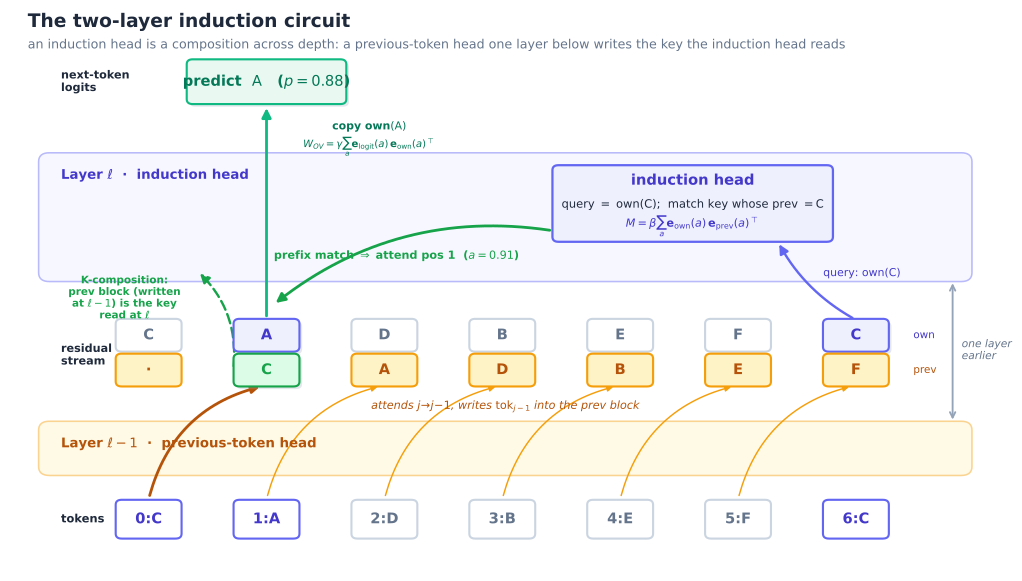

Reproduce this figure in Python.
"""The two-layer induction circuit: K-composition across depth (Appendix A, A.9).

A structural schematic (no randomness in the layout), with the attention weight
and prediction annotated from the SAME hand-built head as Figure A.7 so the
numbers are real, not illustrative.

The point the figure makes is what "one layer earlier" means in A.9: an induction
head is a TWO-LAYER circuit and cannot run in a single block.

  * Layer L-1  ·  previous-token head.  At each position j it attends to j-1 and
    writes the predecessor token tok_{j-1} into position j's residual stream --
    the "prev" block.  (This is the block the A.9 construction ASSUMES is already
    present in x_j.)
  * Residual stream.  After layer L-1 each position carries [ own(tok_j) |
    prev(tok_{j-1}) ].
  * Layer L  ·  induction head.  At the trigger (the 2nd 'C') it forms a query
    from its OWN token (C) and, via the QK circuit M, matches the key whose PREV
    block equals C -- that is position 1, whose predecessor is the FIRST 'C'.  It
    attends there and the OV circuit W_OV copies that position's OWN token (A)
    into the next-token logits.

The arrow from the prev block (written at L-1) into the induction head's key (read
at L) is the K-composition the caption names.

Deterministic.  Outputs:
  qkv-induction-two-layer.svg
  qkv-induction-two-layer.json
"""
import json
import pathlib

import numpy as np
import matplotlib
matplotlib.use("Agg")
import matplotlib.pyplot as plt
import matplotlib.patheffects as pe
from matplotlib.patches import FancyBboxPatch, FancyArrowPatch

HERE = pathlib.Path(__file__).resolve().parent
np.seterr(divide="ignore", over="ignore", invalid="ignore")

# --------------------------------------------------------------------------
# The hand-built head (same construction as qkv-induction-head.py / Fig A.7),
# run here so the annotated weight and prediction are computed, not asserted.
# --------------------------------------------------------------------------
vocab = ["A", "B", "C", "D", "E", "F"]
V = len(vocab)
tokens = [2, 0, 3, 1, 4, 5, 2]          # C A D B E F C   (trigger = 2nd C at pos 6)
toks = [vocab[t] for t in tokens]
Tlen = len(tokens)
trigger_pos = 6
first_C = tokens.index(2)                # 0
answer_pos = first_C + 1                 # 1  -> 'A'
answer_tok = vocab[tokens[answer_pos]]

eye = np.eye(V)
def feature(j):
    own = eye[tokens[j]]
    prev = eye[tokens[j - 1]] if j > 0 else np.zeros(V)
    return np.concatenate([own, prev])
Xr = np.stack([feature(j) for j in range(Tlen)])
own_blk = np.concatenate([np.eye(V), np.zeros((V, V))], axis=1)
prev_blk = np.concatenate([np.zeros((V, V)), np.eye(V)], axis=1)
beta, gamma = 10.0, 4.0
M = beta * (own_blk.T @ prev_blk)
W_OV = gamma * (own_blk.T @ np.eye(V))
dk = V
scores = (Xr @ M @ Xr.T) / np.sqrt(dk)
mask = np.tril(np.ones((Tlen, Tlen), dtype=bool))
scores = np.where(mask, scores, -np.inf)
scores = scores - np.nanmax(scores, axis=1, keepdims=True)
A = np.exp(scores); A /= A.sum(axis=1, keepdims=True)
attn_row = A[trigger_pos]
logits = attn_row @ Xr @ W_OV
probs = np.exp(logits - logits.max()); probs /= probs.sum()
match_pos = int(attn_row.argmax())
match_w = float(attn_row.max())
pred_tok = vocab[int(probs.argmax())]
pred_p = float(probs.max())

data = {
    "vocab": vocab, "tokens": tokens, "token_str": toks,
    "trigger_pos": trigger_pos, "first_occurrence_pos": first_C,
    "matched_pos": match_pos, "match_weight": match_w,
    "predicted_tok": pred_tok, "predicted_prob": pred_p, "answer_tok": answer_tok,
    "beta": beta, "gamma": gamma,
    "circuits": {"M": "beta * sum_a e_own(a) e_prev(a)^T (QK)",
                 "W_OV": "gamma * sum_a e_logit(a) e_own(a)^T (OV)"},
    "note": "two-layer: prev block written by a previous-token head at layer L-1; "
            "induction head reads it at layer L (K-composition).",
}
with open(HERE / "qkv-induction-two-layer.json", "w") as f:
    json.dump(data, f, indent=1)

# =============================== STYLE =====================================
BG    = "#fbfcfe"
INK   = "#1e293b"; MUTE = "#64748b"; FAINT = "#94a3b8"
QK_F  = "#eef0fe"; QK_E = "#6366f1"; QK_D = "#4338ca"      # indigo: QK / match / own
OV_F  = "#e9f9f1"; OV_E = "#10b981"; OV_D = "#047857"      # emerald: OV / copy
PV_F  = "#fef3c7"; PV_E = "#f59e0b"; PV_D = "#b45309"      # amber: prev block / layer L-1
HL    = "#16a34a"                                          # green: the match / answer
DIM_E = "#cbd5e1"

xs = [2.3 + i * 1.95 for i in range(Tlen)]                 # position x-centres


def cell(ax, cx, cy, w, h, text, fc, ec, *, tc=INK, fs=12, lw=1.6, bold=True, shadow=False):
    box = FancyBboxPatch((cx - w / 2, cy - h / 2), w, h,
                         boxstyle="round,pad=0.02,rounding_size=0.10",
                         fc=fc, ec=ec, lw=lw, zorder=4)
    if shadow:
        box.set_path_effects([pe.withSimplePatchShadow(offset=(2, -2),
                              shadow_rgbFace=FAINT, alpha=0.25)])
    ax.add_patch(box)
    ax.text(cx, cy, text, ha="center", va="center", fontsize=fs, color=tc,
            fontweight="bold" if bold else "normal", zorder=5)


def arrow(ax, p0, p1, *, color=INK, lw=1.7, rad=0.0, ls="-", mut=14, z=3):
    ax.add_patch(FancyArrowPatch(p0, p1, arrowstyle="-|>", mutation_scale=mut,
                 lw=lw, color=color, linestyle=ls, shrinkA=3, shrinkB=3,
                 connectionstyle=f"arc3,rad={rad}", zorder=z))


def lbl(ax, x, y, s, *, color=MUTE, fs=8.4, ha="center", style="normal", weight="normal"):
    ax.text(x, y, s, ha=ha, va="center", fontsize=fs, color=color,
            fontstyle=style, fontweight=weight, zorder=6)


def band(ax, y, h, fc, ec, label, lblc):
    ax.add_patch(FancyBboxPatch((0.5, y), 15.4, h,
                 boxstyle="round,pad=0.02,rounding_size=0.18",
                 fc=fc, ec=ec, lw=1.2, alpha=0.45, zorder=0))
    ax.text(0.85, y + h - 0.30, label, ha="left", va="top", fontsize=10,
            color=lblc, fontweight="bold", zorder=6)


# =============================== FIGURE ====================================
fig, ax = plt.subplots(figsize=(13.0, 7.6))
fig.patch.set_facecolor("white")
ax.set_facecolor(BG)
ax.set_xlim(0, 16.0); ax.set_ylim(0, 11.3); ax.axis("off")

ax.text(0.3, 10.95, "The two-layer induction circuit",
        fontsize=14, color=INK, fontweight="bold", ha="left")
ax.text(0.3, 10.52, r"an induction head is a composition across depth: a "
        r"previous-token head one layer below writes the key the induction head reads",
        fontsize=9.5, color=MUTE, ha="left")

y_emb, y_l1, y_stream, y_head, y_logit = 1.05, 2.5, 4.35, 7.4, 9.85

# --- background bands for the two layers ----------------------------------
band(ax, 1.95, 1.05, PV_F, PV_E, r"Layer $\ell-1$  ·  previous-token head", PV_D)
band(ax, 5.85, 2.55, QK_F, QK_E, r"Layer $\ell$  ·  induction head", QK_D)

# --- token embeddings (bottom) --------------------------------------------
lbl(ax, 0.85, y_emb, "tokens", color=INK, fs=8.6, ha="left", weight="bold")
for i, t in enumerate(toks):
    hl = i in (first_C, answer_pos, trigger_pos)
    cell(ax, xs[i], y_emb, 1.05, 0.74, f"{i}:{t}",
         "white", QK_E if hl else DIM_E, tc=QK_D if hl else MUTE, fs=11)

# --- layer L-1: previous-token head writes prev block ---------------------
# each position j copies token j-1 into its prev cell; highlight 0 -> 1.
for j in range(1, Tlen):
    strong = (j == answer_pos)
    arrow(ax, (xs[j - 1], y_emb + 0.40), (xs[j] - 0.05, y_stream - 0.62),
          color=PV_D if strong else PV_E, lw=2.1 if strong else 1.1,
          rad=-0.30, mut=12 if strong else 9, z=2 if strong else 1)
lbl(ax, 8.2, 3.32, r"attends $j\!\to\!j\!-\!1$, writes $\mathrm{tok}_{j-1}$ into the prev block",
    color=PV_D, fs=8.4, style="italic")

# --- residual stream: [ own | prev ] per position -------------------------
lbl(ax, 0.85, y_stream, "residual\nstream", color=INK, fs=8.4, ha="left", weight="bold")
for i in range(Tlen):
    own = toks[i]
    prev = toks[i - 1] if i > 0 else "·"
    hl_own = i in (answer_pos, trigger_pos)
    hl_prev = i == answer_pos
    cell(ax, xs[i], y_stream + 0.40, 1.05, 0.62, own,
         QK_F if hl_own else "white", QK_E if hl_own else DIM_E,
         tc=QK_D if hl_own else MUTE, fs=11, shadow=hl_own)
    cell(ax, xs[i], y_stream - 0.30, 1.05, 0.62, prev,
         "#dcfce7" if hl_prev else PV_F, HL if hl_prev else PV_E,
         tc=HL if hl_prev else PV_D, fs=11, shadow=hl_prev)
lbl(ax, xs[-1] + 0.95, y_stream + 0.40, "own", color=QK_D, fs=7.8, ha="left")
lbl(ax, xs[-1] + 0.95, y_stream - 0.30, "prev", color=PV_D, fs=7.8, ha="left")

# K-composition: the prev cell written at L-1 is the key read at L.
arrow(ax, (xs[answer_pos] - 0.55, y_stream - 0.30), (xs[answer_pos] - 1.15, y_stream + 1.7),
      color=HL, lw=1.8, rad=0.25, ls=(0, (4, 2)))
lbl(ax, xs[answer_pos] - 2.35, y_stream + 1.15,
    "K-composition:\nprev block (written\nat $\\ell-1$) is the key\nread at $\\ell$",
    color=HL, fs=7.8, ha="center", weight="bold")

# --- layer L: induction head box + the three operations -------------------
head_cx = 11.3
cell(ax, head_cx, y_head, 4.6, 1.5, "", QK_F, QK_E, lw=1.7)
ax.text(head_cx, y_head + 0.46, "induction head", ha="center", va="center",
        fontsize=11, color=QK_D, fontweight="bold", zorder=5)
ax.text(head_cx, y_head - 0.02, r"query $=$ own$(\mathrm{C})$;  match key whose prev $=\mathrm{C}$",
        ha="center", va="center", fontsize=8.6, color=INK, zorder=5)
ax.text(head_cx, y_head - 0.45, r"$M=\beta\sum_a \mathbf{e}_{\mathrm{own}}(a)\,"
        r"\mathbf{e}_{\mathrm{prev}}(a)^{\top}$",
        ha="center", va="center", fontsize=8.4, color=QK_D, zorder=5)

# (1) query: trigger own(C) -> head
arrow(ax, (xs[trigger_pos], y_stream + 0.71), (head_cx + 1.4, y_head - 0.75),
      color=QK_E, lw=1.8, rad=-0.15)
lbl(ax, 14.1, 6.0, r"query: own$(\mathrm{C})$", color=QK_D, fs=8.2, ha="center")

# (2) prefix match: head -> matched position's prev cell (the green key)
arrow(ax, (head_cx - 2.3, y_head - 0.55), (xs[answer_pos] + 0.10, y_stream + 1.0),
      color=HL, lw=2.1, rad=0.22)
lbl(ax, 6.4, 6.35, r"prefix match $\Rightarrow$ attend pos %d  ($a=%.2f$)" % (match_pos, match_w),
    color=HL, fs=8.4, ha="center", weight="bold")

# (3) copy: matched own(A) -> logits, via OV
arrow(ax, (xs[answer_pos], y_stream + 0.71), (xs[answer_pos], y_logit - 0.45),
      color=OV_E, lw=2.1, rad=0.0)
lbl(ax, 5.95, 8.95, r"copy own$(\mathrm{%s})$" % answer_tok,
    color=OV_D, fs=8.2, ha="center", weight="bold")
lbl(ax, 5.95, 8.55, r"$W_{OV}=\gamma\sum_a \mathbf{e}_{\mathrm{logit}}(a)\,"
    r"\mathbf{e}_{\mathrm{own}}(a)^{\top}$", color=OV_D, fs=7.6, ha="center")

# --- next-token logits / prediction (top) ---------------------------------
cell(ax, xs[answer_pos], y_logit, 2.6, 0.86,
     r"predict  $\mathrm{%s}$   ($p=%.2f$)" % (pred_tok, pred_p),
     OV_F, OV_E, tc=OV_D, fs=11, shadow=True)
lbl(ax, 0.85, y_logit, "next-token\nlogits", color=INK, fs=8.4, ha="left", weight="bold")

# --- "one layer earlier" depth bracket on the right ------------------------
ax.annotate("", xy=(15.6, 5.85), xytext=(15.6, 3.0),
            arrowprops=dict(arrowstyle="<->", color=FAINT, lw=1.4))
lbl(ax, 15.75, 4.45, "one layer\nearlier", color=MUTE, fs=8.0, ha="left", style="italic")

fig.savefig(HERE / "qkv-induction-two-layer.svg", bbox_inches="tight", facecolor="white")
print("wrote qkv-induction-two-layer.svg / .json")
print(f"  stream {toks}; trigger pos {trigger_pos} -> attends pos {match_pos} "
      f"(w={match_w:.3f}); predicts {pred_tok} (p={pred_p:.3f}); answer {answer_tok}")
